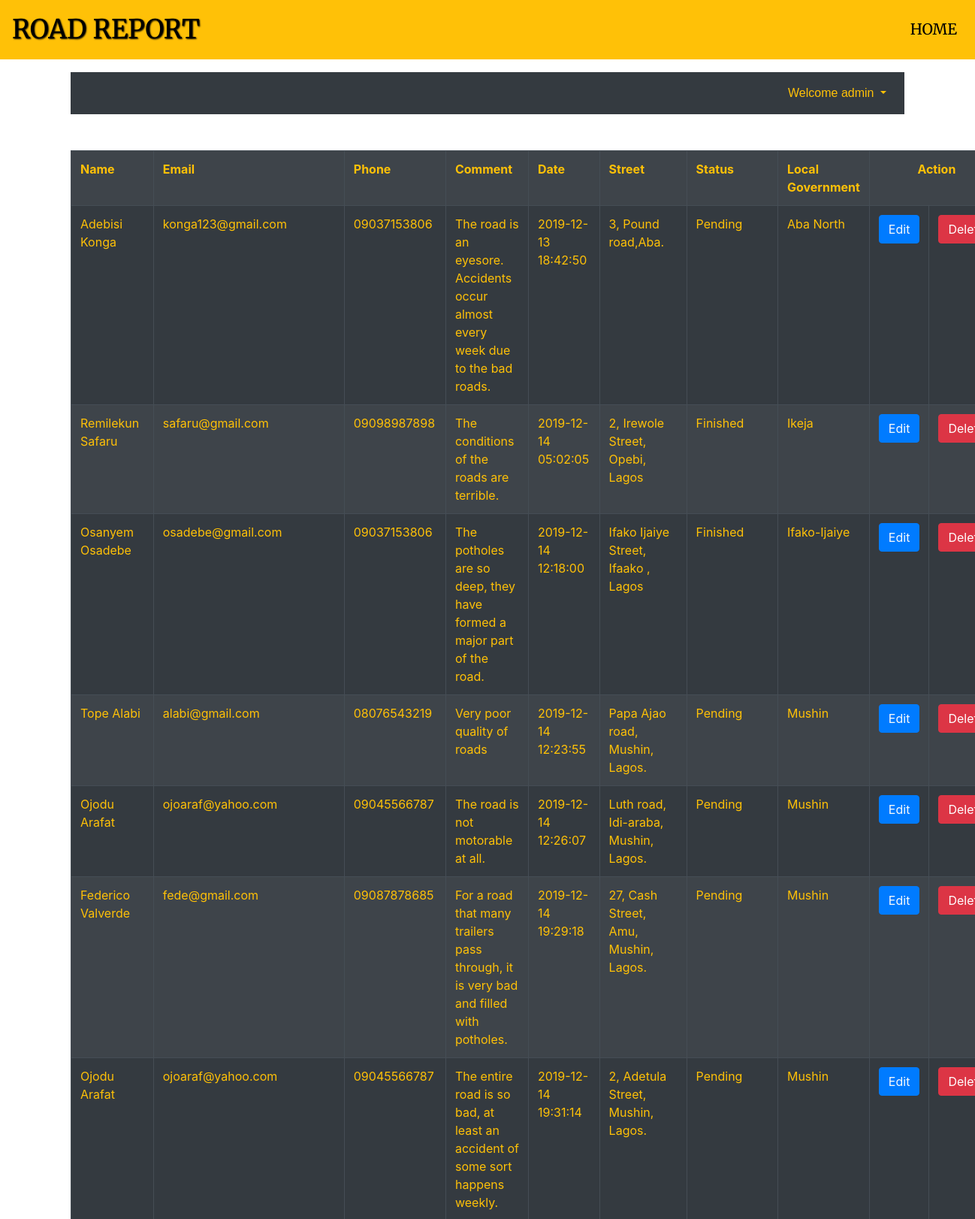
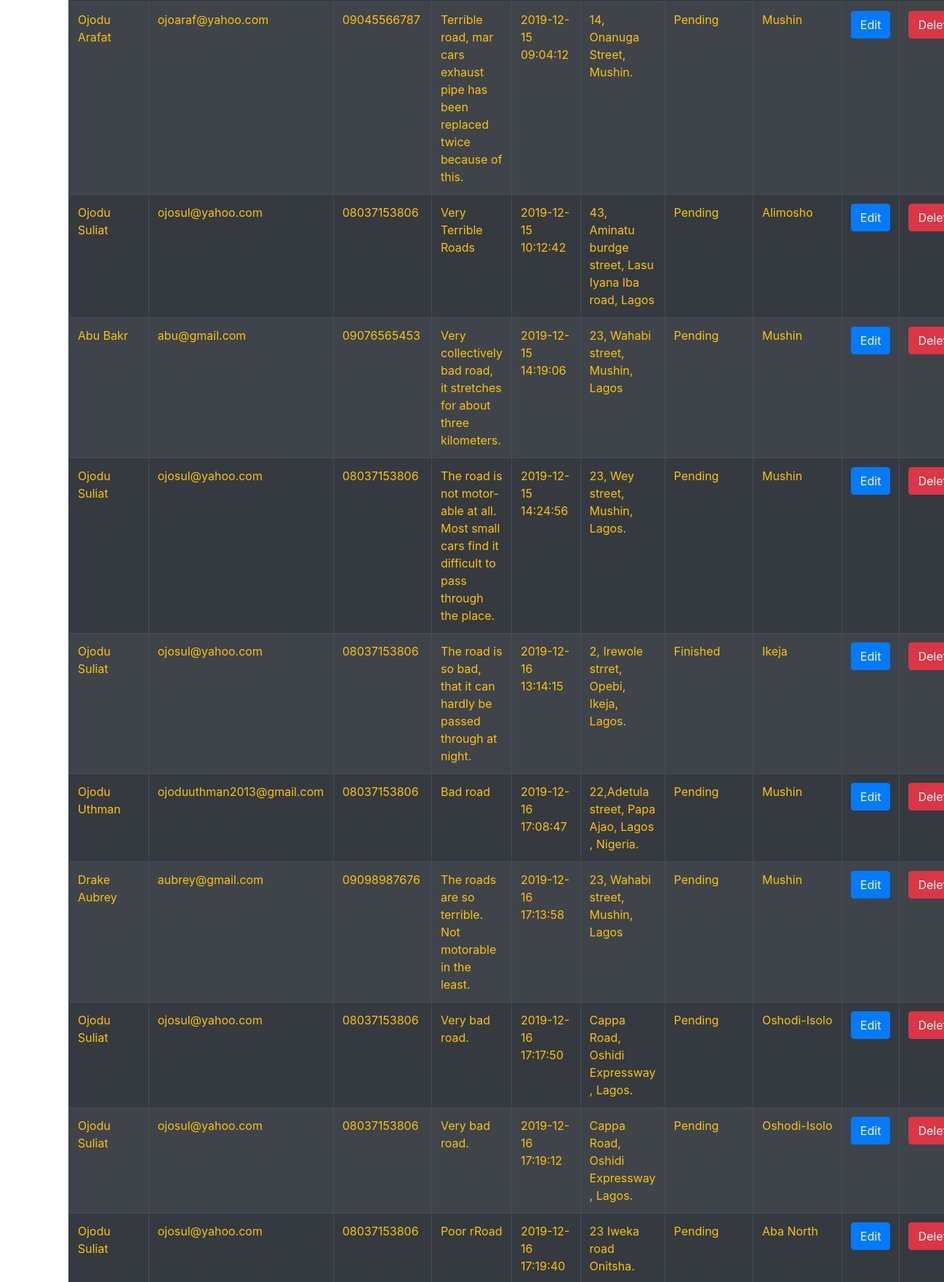
The page /admindashboard.php (signed in, upper part) on the database its author committed (2 pictures, top to bottom).
### tables this page shows
CREATE TABLE `reports` (
  `report_id` int(11) NOT NULL,
  `report_userid` int(11),
  `report_state` int(11),
  `report_lg` int(11) DEFAULT NULL,
  `report_comment` varchar(200),
  `report_date` timestamp NOT NULL DEFAULT CURRENT_TIMESTAMP,
  `report_street` varchar(200) NOT NULL,
  `report_status` varchar(200) NOT NULL,
  `report_landmark` varchar(200)
);

CREATE TABLE `users` (
  `users_id` int(11) NOT NULL,
  `users_name` varchar(50) DEFAULT NULL,
  `users_email` varchar(50) DEFAULT NULL,
  `users_phone` varchar(45) DEFAULT NULL,
  `users_password` varchar(45) DEFAULT NULL
);

CREATE TABLE `local_governments` (
  `id` int(11) NOT NULL,
  `state_id` int(10) NOT NULL,
  `name` varchar(255) NOT NULL
);

### adminclass.php (called while the page is built, shortened)
<?php
class Admin{
protected $conn;
		function __construct(){
			$this->conn = new Mysqli('localhost','root','','road_reportingdb');
		}
function getReportedroads(){
	$users=[];
	$sql = "SELECT report_id,users_name,users_email,users_phone,report_comment,report_date,report_street,report_status,name as lg_name FROM reports
	JOIN users
	ON reports.report_userid = users.users_id
	JOIN local_governments ON reports.report_lg = local_governments.id
	";
	$results = $this->conn->query($sql);
	if ($results->num_rows > 0) {
		while ($rows = $results->fetch_assoc()) {
			$users[]= $rows;
		}
	}
	return $users;
}
}
?>

### admindashboard.php (the view, shortened to what this page needs)
<?php
require 'adminclass.php';
$a = new Admin;
$users = $a->getReportedroads();
?>
<!DOCTYPE html>
<html>
<head>
    <link
      rel="stylesheet"
      href="https://use.fontawesome.com/releases/v5.7.2/css/all.css"
    />
    <link href="css/bootstrap.min.css" rel="stylesheet" />
    <link rel="stylesheet" type="text/css" href="main.css">
</head>
<body>
	  <div class="container-fluid">
      <div class="row ">
        <div class="col mb-5">
          <nav class="navbar navbar-expand-md fixed-top bg-warning" id="nav">
             <a class="navbar-brand" id="anchor" href="index.php">ROAD REPORT</a>
           <div class="collapse navbar-collapse justify-content-end" id="navbarNavDropdown">
              <ul class="navbar-nav">
                <li class="nav-item active">
                  <a class="nav-link anchor" href="index.php" >HOME<span class="sr-only">(current)</span></a>
                </li>
             </div>
          </nav>
        </div>
      </div>
    </div>
    <div class="container mt-5">
      <div class="row">
        <div class="col">
          <div class="bg bg-dark mb-5 p-2 text-warning text-right" style="min-height: 10px">
            <a class="nav-link dropdown-toggle text-warning para3" href="#" id="navbarDropdownBlog" data-toggle="dropdown" aria-haspopup="true" aria-expanded="false">
            Welcome <?php echo ($_SESSION['name']);?>
            </a>
          </div>
          <table border="1" class="table table-dark table-striped text-warning">
            <tr>
              <th>Name</th>
              <th>Email</th>
              <th>Phone</th>
              <th>Comment</th>
              <th>Date</th>
              <th>Street</th>
              <th>Status</th>
              <th>Local Government</th>
              <th colspan="2" class="text-center">Action</th>
            </tr>
           <?php
         if (!empty($users)) {
        foreach ($users as  $user) {
         echo "<tr><td>".$user['users_name']."</td><td>".$user['users_email']."</td><td>".$user['users_phone']."</td><td>".$user['report_comment']."</td><td>".$user['report_date']."</td><td>".$user['report_street']."</td><td>".$user['report_status']."</td><td>".$user['lg_name']."<td><a class='btn text-light btn-primary' href='process.php?edit=".$user['report_id']."'>Edit</a></td><td><a class='btn btn-danger' class='delete' href='processes.php?id=".$user['report_id']."'>Delete</a></td></tr>";
              }
            }
 ?>       </table>
        </div>
      </div>
    </div>
  </body>
</html>

### main.css (style rules this page uses)
#anchor { font-size: 35px; text-shadow: 1px 1px 2px black; font-family: 'Merriweather', serif; color: black; }
ul li a { color: black; font-size: 20px; font-family: 'Merriweather', serif; }
.para3 { font-family: 'Noto Sans JP', sans-serif; }

### rows shown on the page
reports: report_userid.users_name "Adebisi Konga", report_userid.users_email "konga123@gmail.com", report_userid.users_phone "09037153806", report_comment "The road is an eyesore. Accidents occur almost every week due to the bad roads.", report_date "2019-12-13 18:42:50", report_street "3, Pound road,Aba.", report_status "Pending", report_lg.name "Aba North"
reports: report_userid.users_name "Remilekun Safaru", report_userid.users_email "safaru@gmail.com", report_userid.users_phone "09098987898", report_comment "The conditions of the roads are terrible.", report_date "2019-12-14 05:02:05", report_street "2, Irewole Street, Opebi, Lagos", report_status "Finished", report_lg.name "Ikeja"
reports: report_userid.users_name "Osanyem Osadebe", report_userid.users_email "osadebe@gmail.com", report_userid.users_phone "09037153806", report_comment "The potholes are so deep, they have formed a major part of the road.", report_date "2019-12-14 12:18:00", report_street "Ifako Ijaiye Street, Ifaako , Lagos", report_status "Finished", report_lg.name "Ifako-Ijaiye"
reports: report_userid.users_name "Tope Alabi", report_userid.users_email "alabi@gmail.com", report_userid.users_phone "08076543219", report_comment "Very poor quality of roads", report_date "2019-12-14 12:23:55", report_street "Papa Ajao road, Mushin, Lagos.", report_status "Pending", report_lg.name "Mushin"
reports: report_userid.users_name "Ojodu Arafat", report_userid.users_email "ojoaraf@yahoo.com", report_userid.users_phone "09045566787", report_comment "The road is not motorable at all.", report_date "2019-12-14 12:26:07", report_street "Luth road, Idi-araba, Mushin, Lagos.", report_status "Pending", report_lg.name "Mushin"
reports: report_userid.users_name "Federico Valverde", report_userid.users_email "fede@gmail.com", report_userid.users_phone "09087878685", report_comment "For a road that many trailers pass through, it is very bad and filled with potholes.", report_date "2019-12-14 19:29:18", report_street "27, Cash Street, Amu, Mushin, Lagos.", report_status "Pending", report_lg.name "Mushin"
reports: report_userid.users_name "Ojodu Arafat", report_userid.users_email "ojoaraf@yahoo.com", report_userid.users_phone "09045566787", report_comment "The entire road is so bad, at least an accident of some sort happens weekly.", report_date "2019-12-14 19:31:14", report_street "2, Adetula Street, Mushin, Lagos.", report_status "Pending", report_lg.name "Mushin"
reports: report_userid.users_name "Ojodu Arafat", report_userid.users_email "ojoaraf@yahoo.com", report_userid.users_phone "09045566787", report_comment "Terrible road, mar cars exhaust pipe has been replaced twice because of this.", report_date "2019-12-15 09:04:12", report_street "14, Onanuga Street, Mushin.", report_status "Pending", report_lg.name "Mushin"
reports: report_userid.users_name "Ojodu Suliat", report_userid.users_email "ojosul@yahoo.com", report_userid.users_phone "08037153806", report_comment "Very Terrible Roads", report_date "2019-12-15 10:12:42", report_street "43, Aminatu burdge street, Lasu Iyana Iba road, Lagos", report_status "Pending", report_lg.name "Alimosho"
reports: report_userid.users_name "Abu Bakr", report_userid.users_email "abu@gmail.com", report_userid.users_phone "09076565453", report_comment "Very collectively bad road, it stretches for about three kilometers.", report_date "2019-12-15 14:19:06", report_street "23, Wahabi street, Mushin, Lagos", report_status "Pending", report_lg.name "Mushin"
reports: report_userid.users_name "Ojodu Suliat", report_userid.users_email "ojosul@yahoo.com", report_userid.users_phone "08037153806", report_comment "The road is not motor-able at all. Most small cars find it difficult to pass through the place.", report_date "2019-12-15 14:24:56", report_street "23, Wey street, Mushin, Lagos.", report_status "Pending", report_lg.name "Mushin"
reports: report_userid.users_name "Ojodu Suliat", report_userid.users_email "ojosul@yahoo.com", report_userid.users_phone "08037153806", report_comment "The road is so bad, that it can hardly be passed through at night.", report_date "2019-12-16 13:14:15", report_street "2, Irewole strret, Opebi, Ikeja, Lagos.", report_status "Finished", report_lg.name "Ikeja"
reports: report_userid.users_name "Ojodu Uthman", report_userid.users_email "ojoduuthman2013@gmail.com", report_userid.users_phone "08037153806", report_comment "Bad road", report_date "2019-12-16 17:08:47", report_street "22,Adetula street, Papa Ajao, Lagos , Nigeria.", report_status "Pending", report_lg.name "Mushin"
reports: report_userid.users_name "Drake Aubrey", report_userid.users_email "aubrey@gmail.com", report_userid.users_phone "09098987676", report_comment "The roads are so terrible. Not motorable in the least.", report_date "2019-12-16 17:13:58", report_street "23, Wahabi street, Mushin, Lagos", report_status "Pending", report_lg.name "Mushin"
reports: report_userid.users_name "Ojodu Suliat", report_userid.users_email "ojosul@yahoo.com", report_userid.users_phone "08037153806", report_comment "Very bad road.", report_date "2019-12-16 17:17:50", report_street "Cappa Road, Oshidi Expressway , Lagos.", report_status "Pending", report_lg.name "Oshodi-Isolo"
reports: report_userid.users_name "Ojodu Suliat", report_userid.users_email "ojosul@yahoo.com", report_userid.users_phone "08037153806", report_comment "Very bad road.", report_date "2019-12-16 17:19:12", report_street "Cappa Road, Oshidi Expressway , Lagos.", report_status "Pending", report_lg.name "Oshodi-Isolo"
reports: report_userid.users_name "Ojodu Suliat", report_userid.users_email "ojosul@yahoo.com", report_userid.users_phone "08037153806", report_comment "Poor rRoad", report_date "2019-12-16 17:19:40", report_street "23 Iweka road Onitsha.", report_status "Pending", report_lg.name "Aba North"

### other values the page prints
$_SESSION['name'] "admin"
